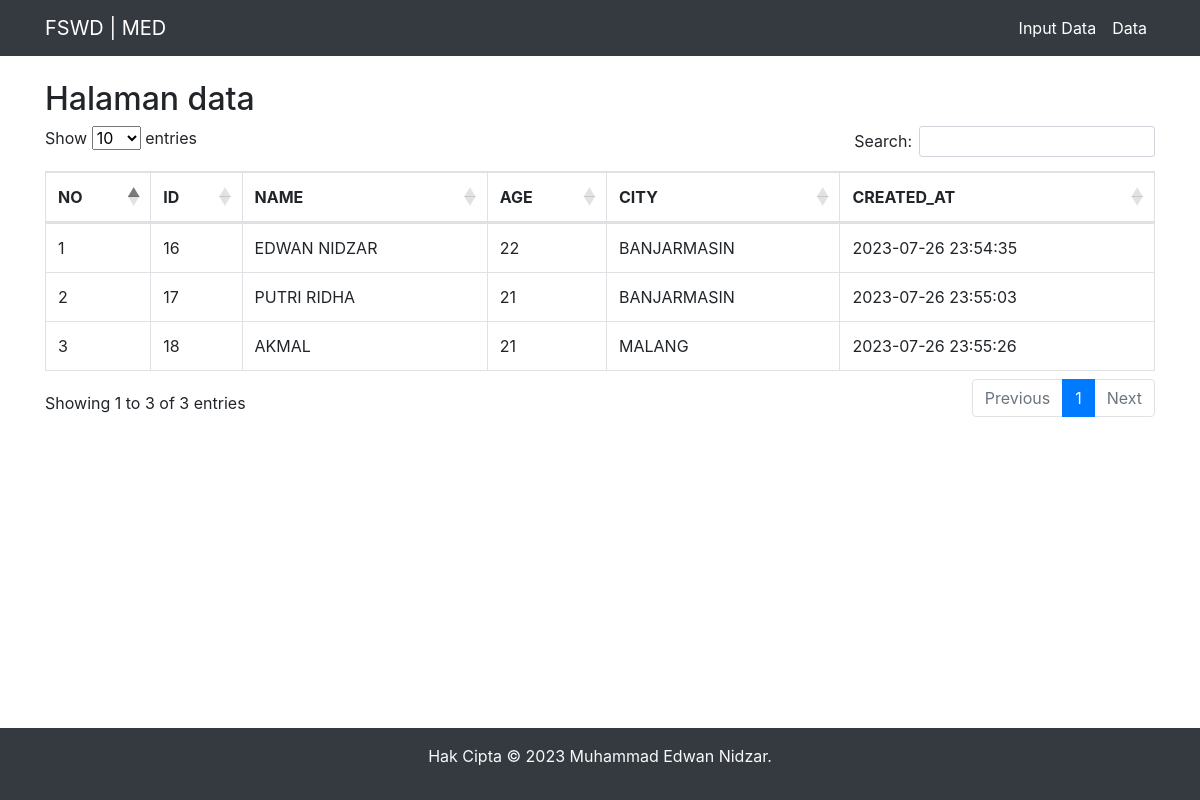
Screenshot of /index.php/users/data with the database file from the repository.
### tables this page shows
CREATE TABLE `users` (
  `ID` int(11) NOT NULL,
  `NAME` varchar(50) NOT NULL,
  `AGE` int(11) NOT NULL,
  `CITY` varchar(50) NOT NULL,
  `CREATED_AT` timestamp NOT NULL DEFAULT current_timestamp() ON UPDATE current_timestamp()
);

### application/controllers/Users.php (called while the page is built, shortened)
<?php
class Users extends CI_Controller {
    public function __construct() {
        $this->load->model('M_user');
    }
    public function data()
	{
        $data['users'] = $this->M_user->get_all();
        $data['title'] = "TES FWSD Arkatama | Data Pengguna";
        $this->load->view('temp/head', $data);
        $this->load->view('temp/navbar');
		$this->load->view('dataview',$data);
        $this->load->view('temp/footer');
	}
}

### index.php (called while the page is built, shortened)
<?php
require_once BASEPATH.'core/CodeIgniter.php';

### application/models/M_user.php (called while the page is built, shortened)
<?php
class M_user extends CI_Model {
    private $table = "users";
    public function get_all()
    {
        return $this->db->get($this->table)->result();
    }
}

### application/views/dataview.php (the view, shortened to what this page needs)
<div class="container content  mt-4">
<h2>Halaman data</h2>
<table class="table table-bordered" id="mytable">
    <thead>
        <tr>
            <th>NO</th>
            <th>ID</th>
            <th>NAME</th>
            <th>AGE</th>
            <th>CITY</th>
            <th>CREATED_AT</th>
        </tr>
    </thead>
    <tbody>
        <?php $no = 1;
        foreach ($users as $u) : ?>
            <tr>
                <td><?= $no++ ?></td>
                <td><?= $u->ID ?></td>
                <td><?= $u->NAME ?></td>
                <td><?= $u->AGE ?></td>
                <td><?= $u->CITY ?></td>
                <td><?= $u->CREATED_AT ?></td>
            </tr>
        <?php endforeach; ?>
    </tbody>
</table>
</div>

### application/views/temp/head.php (shortened to what this page needs)
<!DOCTYPE html>
<html lang="en">
<head>
  <link rel="stylesheet" href="https://maxcdn.bootstrapcdn.com/bootstrap/4.5.2/css/bootstrap.min.css">
  <link rel="stylesheet" href="https://cdnjs.cloudflare.com/ajax/libs/twitter-bootstrap/4.5.2/css/bootstrap.css">
  <link rel="stylesheet" href="https://cdn.datatables.net/1.13.5/css/dataTables.bootstrap4.min.css">
</head>
<body>

### application/views/temp/navbar.php (shortened to what this page needs)
<nav class="navbar navbar-expand-lg navbar-dark bg-dark">
    <div class="container">
      <a class="navbar-brand" href="<?= base_url('users') ?>">FSWD | MED</a>
      <div class="collapse navbar-collapse" id="navbarNav">
        <ul class="navbar-nav ml-auto">
          <li class="nav-item active">
            <a class="nav-link" href="<?= base_url('users/input'); ?>">Input Data</a>
          </li>
          <li class="nav-item active">
            <a class="nav-link" href="<?= base_url('users/data'); ?>">Data</a>
          </li>
        </ul>
      </div>
    </div>
</nav>

### application/views/temp/footer.php (shortened to what this page needs)
  <footer class="bg-dark text-light text-center py-3">
    <p>Hak Cipta © 2023 Muhammad Edwan Nidzar.</p>
  </footer>
</body>
</html>

### application/views/temp/head.php (style rules this page uses)
body { min-height: 100vh; display: flex; flex-direction: column; }
.content { flex: 1; }

### rows the page displays
users: ID "16", NAME "EDWAN NIDZAR", AGE "22", CITY "BANJARMASIN", CREATED_AT "2023-07-26 23:54:35"
users: ID "17", NAME "PUTRI RIDHA", AGE "21", CITY "BANJARMASIN", CREATED_AT "2023-07-26 23:55:03"
users: ID "18", NAME "AKMAL", AGE "21", CITY "MALANG", CREATED_AT "2023-07-26 23:55:26"
